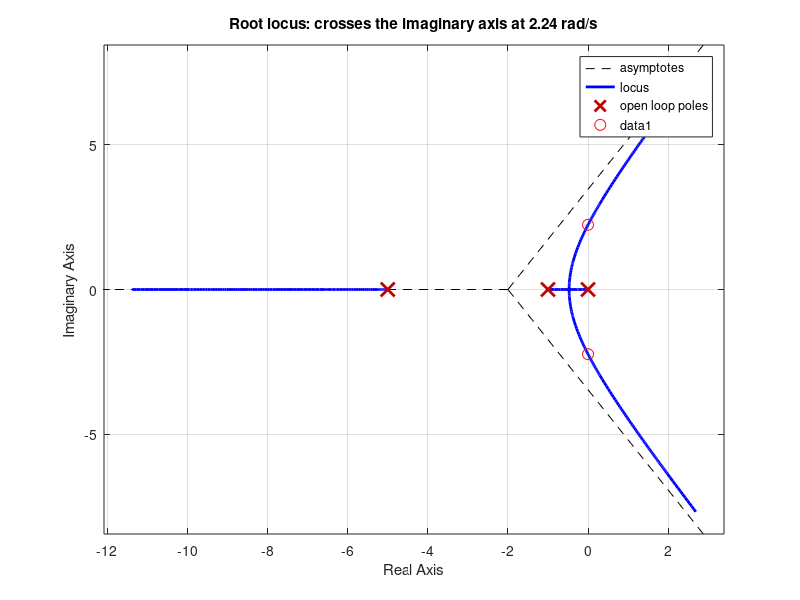

Write MATLAB code to recreate this figure.
% Gain margin of G(s) = 10/(s(s + 1)(s + 5)) from margin, from the Routh array and
% from the gain at which the root locus reaches the imaginary axis
s = tf('s');
G = 10/(s*(s + 1)*(s + 5));

[Gm, Pm, Wcg, Wcp] = margin(G);
fprintf('Gain margin %.3f (%.2f dB) at %.4f rad/s; phase margin %.1f deg at %.3f rad/s\n', ...
    Gm, 20*log10(Gm), Wcg, Pm, Wcp);

% Routh: s^3 + 6s^2 + 5s + 10K stays stable while 6*5 > 10K
fprintf('Routh limit: K < %.3f\n', 6*5/10);

% At that gain two closed-loop poles sit on the imaginary axis
p = roots([1 6 5 10*Gm]);
fprintf('Closed-loop poles at K = %.0f: %.4f, +/-%.4fi\n', Gm, real(p(abs(imag(p)) < 1e-6)), max(imag(p)));

rlocus(G);
hold on;
plot([0 0], [-1 1]*Wcg, 'ro', 'MarkerSize', 8);
hold off;
title(sprintf('Root locus: crosses the imaginary axis at %.2f rad/s', Wcg));
